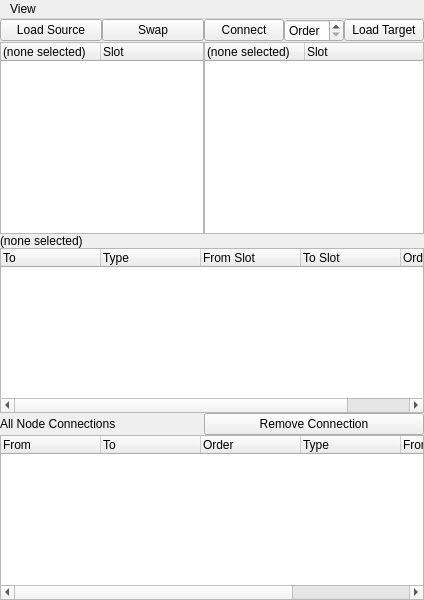
<?xml version="1.0" encoding="UTF-8"?>
<ui version="4.0">
 <class>NEConnectionInspector</class>
 <widget class="QMainWindow" name="NEConnectionInspector">
  <property name="geometry">
   <rect>
    <x>0</x>
    <y>0</y>
    <width>424</width>
    <height>600</height>
   </rect>
  </property>
  <property name="windowTitle">
   <string>Connection Inspector - (Node-Node)</string>
  </property>
  <property name="windowIcon">
   <iconset resource="../../neutrino.qrc">
    <normaloff>:/Neutrino/Resources/16_32/connectionInspector_16.png</normaloff>:/Neutrino/Resources/16_32/connectionInspector_16.png</iconset>
  </property>
  <widget class="QWidget" name="centralwidget">
   <layout class="QGridLayout" name="gridLayout">
    <property name="leftMargin">
     <number>0</number>
    </property>
    <property name="topMargin">
     <number>0</number>
    </property>
    <property name="rightMargin">
     <number>0</number>
    </property>
    <property name="bottomMargin">
     <number>0</number>
    </property>
    <property name="spacing">
     <number>0</number>
    </property>
    <item row="1" column="0">
     <widget class="QStackedWidget" name="stackedWidget">
      <property name="currentIndex">
       <number>0</number>
      </property>
      <widget class="QWidget" name="nodeConnectionsPage">
       <layout class="QGridLayout" name="gridLayout_3">
        <property name="leftMargin">
         <number>0</number>
        </property>
        <property name="topMargin">
         <number>0</number>
        </property>
        <property name="rightMargin">
         <number>0</number>
        </property>
        <property name="bottomMargin">
         <number>0</number>
        </property>
        <property name="spacing">
         <number>0</number>
        </property>
        <item row="4" column="2" colspan="3">
         <widget class="QPushButton" name="removeNodeConnectionButton">
          <property name="text">
           <string>Remove Connection</string>
          </property>
         </widget>
        </item>
        <item row="4" column="0" colspan="2">
         <widget class="QLabel" name="allNodeConnectionsLabel">
          <property name="text">
           <string>All Node Connections</string>
          </property>
         </widget>
        </item>
        <item row="5" column="0" colspan="5">
         <widget class="QTreeWidget" name="allNodeConnectionsTable">
          <property name="sizeAdjustPolicy">
           <enum>QAbstractScrollArea::AdjustToContents</enum>
          </property>
          <property name="indentation">
           <number>10</number>
          </property>
          <property name="animated">
           <bool>true</bool>
          </property>
          <property name="allColumnsShowFocus">
           <bool>true</bool>
          </property>
          <property name="columnCount">
           <number>6</number>
          </property>
          <attribute name="headerCascadingSectionResizes">
           <bool>true</bool>
          </attribute>
          <attribute name="headerMinimumSectionSize">
           <number>33</number>
          </attribute>
          <column>
           <property name="text">
            <string>From</string>
           </property>
          </column>
          <column>
           <property name="text">
            <string notr="true">To</string>
           </property>
          </column>
          <column>
           <property name="text">
            <string notr="true">Order</string>
           </property>
          </column>
          <column>
           <property name="text">
            <string notr="true">Type</string>
           </property>
          </column>
          <column>
           <property name="text">
            <string>From Slot</string>
           </property>
          </column>
          <column>
           <property name="text">
            <string>To Slot</string>
           </property>
          </column>
         </widget>
        </item>
        <item row="0" column="1">
         <widget class="QPushButton" name="swapNodesButton">
          <property name="text">
           <string>Swap</string>
          </property>
         </widget>
        </item>
        <item row="0" column="0">
         <widget class="QPushButton" name="loadSourceNodeConnsButton">
          <property name="text">
           <string>Load Source</string>
          </property>
         </widget>
        </item>
        <item row="0" column="2">
         <widget class="QPushButton" name="connectNodesButton">
          <property name="text">
           <string>Connect</string>
          </property>
         </widget>
        </item>
        <item row="0" column="4">
         <widget class="QPushButton" name="loadTargetNodeConnsButton">
          <property name="text">
           <string>Load Target</string>
          </property>
         </widget>
        </item>
        <item row="1" column="0" colspan="2">
         <widget class="QTreeWidget" name="sourceNodeOutputsTable">
          <property name="indentation">
           <number>10</number>
          </property>
          <property name="animated">
           <bool>true</bool>
          </property>
          <column>
           <property name="text">
            <string>(none selected)</string>
           </property>
          </column>
          <column>
           <property name="text">
            <string>Slot</string>
           </property>
          </column>
         </widget>
        </item>
        <item row="1" column="2" colspan="3">
         <widget class="QTreeWidget" name="targetNodeInputsTable">
          <property name="indentation">
           <number>10</number>
          </property>
          <property name="animated">
           <bool>true</bool>
          </property>
          <column>
           <property name="text">
            <string>(none selected)</string>
           </property>
          </column>
          <column>
           <property name="text">
            <string>Slot</string>
           </property>
          </column>
         </widget>
        </item>
        <item row="2" column="0" colspan="2">
         <widget class="QLabel" name="nodeConnectionsLabel">
          <property name="text">
           <string>(none selected)</string>
          </property>
         </widget>
        </item>
        <item row="3" column="0" colspan="5">
         <widget class="QTreeWidget" name="connectedNodesTable">
          <property name="sizeAdjustPolicy">
           <enum>QAbstractScrollArea::AdjustToContentsOnFirstShow</enum>
          </property>
          <property name="indentation">
           <number>10</number>
          </property>
          <property name="animated">
           <bool>true</bool>
          </property>
          <property name="allColumnsShowFocus">
           <bool>true</bool>
          </property>
          <property name="columnCount">
           <number>5</number>
          </property>
          <column>
           <property name="text">
            <string>To</string>
           </property>
          </column>
          <column>
           <property name="text">
            <string notr="true">Type</string>
           </property>
          </column>
          <column>
           <property name="text">
            <string>From Slot</string>
           </property>
          </column>
          <column>
           <property name="text">
            <string>To Slot</string>
           </property>
          </column>
          <column>
           <property name="text">
            <string>Order</string>
           </property>
          </column>
         </widget>
        </item>
        <item row="0" column="3">
         <widget class="QSpinBox" name="orderSpinBox1">
          <property name="specialValueText">
           <string>Order</string>
          </property>
          <property name="maximum">
           <number>999</number>
          </property>
         </widget>
        </item>
       </layout>
      </widget>
      <widget class="QWidget" name="propertyConnectionsPage">
       <layout class="QGridLayout" name="gridLayout_2">
        <property name="leftMargin">
         <number>0</number>
        </property>
        <property name="topMargin">
         <number>0</number>
        </property>
        <property name="rightMargin">
         <number>0</number>
        </property>
        <property name="bottomMargin">
         <number>0</number>
        </property>
        <property name="spacing">
         <number>0</number>
        </property>
        <item row="0" column="2">
         <widget class="QPushButton" name="connectPropertiesButton">
          <property name="text">
           <string>Connect</string>
          </property>
         </widget>
        </item>
        <item row="0" column="0">
         <widget class="QPushButton" name="loadSourcePropertiesButton">
          <property name="text">
           <string>Load Source</string>
          </property>
         </widget>
        </item>
        <item row="0" column="1">
         <widget class="QPushButton" name="swapPropertiesButton">
          <property name="text">
           <string>Swap</string>
          </property>
         </widget>
        </item>
        <item row="1" column="0" colspan="2">
         <widget class="QTreeWidget" name="sourcePropsTable">
          <property name="indentation">
           <number>10</number>
          </property>
          <property name="animated">
           <bool>true</bool>
          </property>
          <column>
           <property name="text">
            <string>(none selected)</string>
           </property>
          </column>
         </widget>
        </item>
        <item row="0" column="4">
         <widget class="QPushButton" name="loadTargetPropertiesButton">
          <property name="text">
           <string>Load Target</string>
          </property>
         </widget>
        </item>
        <item row="2" column="2" colspan="3">
         <widget class="QPushButton" name="savePropertyExpressionButton">
          <property name="text">
           <string>Save Expression</string>
          </property>
         </widget>
        </item>
        <item row="4" column="0" colspan="2">
         <widget class="QLabel" name="propertyConnectionsLabel">
          <property name="text">
           <string>(none selected)</string>
          </property>
         </widget>
        </item>
        <item row="6" column="0" colspan="2">
         <widget class="QLabel" name="allPropertyConnectionsLabel">
          <property name="text">
           <string>All Property Connections</string>
          </property>
         </widget>
        </item>
        <item row="5" column="0" colspan="5">
         <widget class="QTreeWidget" name="connectedPropsTable">
          <property name="sizeAdjustPolicy">
           <enum>QAbstractScrollArea::AdjustToContentsOnFirstShow</enum>
          </property>
          <property name="indentation">
           <number>10</number>
          </property>
          <property name="animated">
           <bool>true</bool>
          </property>
          <property name="allColumnsShowFocus">
           <bool>true</bool>
          </property>
          <property name="columnCount">
           <number>2</number>
          </property>
          <column>
           <property name="text">
            <string>To</string>
           </property>
          </column>
          <column>
           <property name="text">
            <string notr="true">Type</string>
           </property>
          </column>
         </widget>
        </item>
        <item row="7" column="0" colspan="5">
         <widget class="QTreeWidget" name="allPropertyConnectionsTable">
          <property name="sizeAdjustPolicy">
           <enum>QAbstractScrollArea::AdjustToContents</enum>
          </property>
          <property name="indentation">
           <number>10</number>
          </property>
          <property name="animated">
           <bool>true</bool>
          </property>
          <property name="allColumnsShowFocus">
           <bool>true</bool>
          </property>
          <property name="columnCount">
           <number>3</number>
          </property>
          <attribute name="headerCascadingSectionResizes">
           <bool>true</bool>
          </attribute>
          <attribute name="headerMinimumSectionSize">
           <number>33</number>
          </attribute>
          <column>
           <property name="text">
            <string>From</string>
           </property>
          </column>
          <column>
           <property name="text">
            <string notr="true">To</string>
           </property>
          </column>
          <column>
           <property name="text">
            <string notr="true">Type</string>
           </property>
          </column>
         </widget>
        </item>
        <item row="1" column="2" colspan="3">
         <widget class="QTreeWidget" name="targetPropsTable">
          <property name="indentation">
           <number>10</number>
          </property>
          <property name="animated">
           <bool>true</bool>
          </property>
          <column>
           <property name="text">
            <string>(none selected)</string>
           </property>
          </column>
         </widget>
        </item>
        <item row="3" column="0" colspan="5">
         <widget class="NEPythonInput" name="propertyExpressionEdit"/>
        </item>
        <item row="6" column="2" colspan="3">
         <widget class="QPushButton" name="removePropertyConnectionButton">
          <property name="text">
           <string>Remove Connection</string>
          </property>
         </widget>
        </item>
        <item row="2" column="0" colspan="2">
         <widget class="QLabel" name="propertyConnectionExpLabel">
          <property name="text">
           <string>Connection Expression</string>
          </property>
          <property name="alignment">
           <set>Qt::AlignCenter</set>
          </property>
         </widget>
        </item>
        <item row="0" column="3">
         <widget class="QSpinBox" name="orderSpinBox2">
          <property name="specialValueText">
           <string>Order</string>
          </property>
          <property name="maximum">
           <number>999</number>
          </property>
         </widget>
        </item>
       </layout>
      </widget>
      <widget class="QWidget" name="propertyCallbacksPage">
       <layout class="QGridLayout" name="gridLayout_6">
        <property name="leftMargin">
         <number>0</number>
        </property>
        <property name="topMargin">
         <number>0</number>
        </property>
        <property name="rightMargin">
         <number>0</number>
        </property>
        <property name="bottomMargin">
         <number>0</number>
        </property>
        <property name="spacing">
         <number>0</number>
        </property>
        <item row="4" column="1">
         <widget class="QPushButton" name="removeCallbackExpressionButton">
          <property name="text">
           <string>Remove Expression</string>
          </property>
         </widget>
        </item>
        <item row="2" column="0">
         <widget class="QLabel" name="callbackExpressionLabel">
          <property name="text">
           <string>Callback Expression</string>
          </property>
          <property name="alignment">
           <set>Qt::AlignCenter</set>
          </property>
         </widget>
        </item>
        <item row="4" column="0">
         <widget class="QLabel" name="allCallbacksLabel">
          <property name="text">
           <string>All Callback Expressions</string>
          </property>
         </widget>
        </item>
        <item row="2" column="1">
         <widget class="QPushButton" name="saveCallbackExpressionButton">
          <property name="text">
           <string>Save Expression</string>
          </property>
         </widget>
        </item>
        <item row="0" column="0" colspan="2">
         <widget class="QPushButton" name="loadNodePropertiesButton">
          <property name="text">
           <string>Load Node</string>
          </property>
         </widget>
        </item>
        <item row="3" column="0" colspan="2">
         <widget class="NEPythonInput" name="callbackExpressionEdit"/>
        </item>
        <item row="5" column="0" colspan="2">
         <widget class="QTreeWidget" name="allCallbackExpressionsTable">
          <property name="sizeAdjustPolicy">
           <enum>QAbstractScrollArea::AdjustToContents</enum>
          </property>
          <property name="indentation">
           <number>10</number>
          </property>
          <property name="animated">
           <bool>true</bool>
          </property>
          <property name="allColumnsShowFocus">
           <bool>true</bool>
          </property>
          <property name="columnCount">
           <number>2</number>
          </property>
          <attribute name="headerCascadingSectionResizes">
           <bool>true</bool>
          </attribute>
          <attribute name="headerMinimumSectionSize">
           <number>33</number>
          </attribute>
          <column>
           <property name="text">
            <string>Node Property</string>
           </property>
          </column>
          <column>
           <property name="text">
            <string notr="true">Expression</string>
           </property>
          </column>
         </widget>
        </item>
        <item row="1" column="0">
         <widget class="QTreeWidget" name="nodePropsTable">
          <property name="indentation">
           <number>10</number>
          </property>
          <property name="animated">
           <bool>true</bool>
          </property>
          <column>
           <property name="text">
            <string>(none selected)</string>
           </property>
          </column>
         </widget>
        </item>
        <item row="1" column="1">
         <widget class="QTreeWidget" name="activeNodeCallbacksTree">
          <property name="indentation">
           <number>10</number>
          </property>
          <property name="animated">
           <bool>true</bool>
          </property>
          <column>
           <property name="text">
            <string>Properties with Callback</string>
           </property>
          </column>
         </widget>
        </item>
       </layout>
      </widget>
      <widget class="QWidget" name="internalConnectionsPage">
       <layout class="QGridLayout" name="gridLayout_7">
        <property name="leftMargin">
         <number>0</number>
        </property>
        <property name="topMargin">
         <number>0</number>
        </property>
        <property name="rightMargin">
         <number>0</number>
        </property>
        <property name="bottomMargin">
         <number>0</number>
        </property>
        <property name="spacing">
         <number>0</number>
        </property>
        <item row="3" column="0">
         <widget class="QLabel" name="incomingInternalConnsLabel">
          <property name="text">
           <string>Incoming Internal Connections</string>
          </property>
         </widget>
        </item>
        <item row="5" column="0">
         <widget class="QLabel" name="allInternalConnsLabel">
          <property name="text">
           <string>All Internal Connections</string>
          </property>
         </widget>
        </item>
        <item row="2" column="0">
         <widget class="QTreeWidget" name="outgoingInternalConnsTree">
          <property name="indentation">
           <number>10</number>
          </property>
          <property name="animated">
           <bool>true</bool>
          </property>
          <property name="allColumnsShowFocus">
           <bool>true</bool>
          </property>
          <column>
           <property name="text">
            <string>From</string>
           </property>
          </column>
          <column>
           <property name="text">
            <string>Signal</string>
           </property>
          </column>
          <column>
           <property name="text">
            <string>To</string>
           </property>
          </column>
          <column>
           <property name="text">
            <string>Signal/Slot</string>
           </property>
          </column>
         </widget>
        </item>
        <item row="4" column="0" colspan="2">
         <widget class="QTreeWidget" name="incomingInternalConnsTree">
          <property name="sizeAdjustPolicy">
           <enum>QAbstractScrollArea::AdjustToContentsOnFirstShow</enum>
          </property>
          <property name="indentation">
           <number>10</number>
          </property>
          <property name="animated">
           <bool>true</bool>
          </property>
          <property name="allColumnsShowFocus">
           <bool>true</bool>
          </property>
          <property name="columnCount">
           <number>4</number>
          </property>
          <column>
           <property name="text">
            <string>From</string>
           </property>
          </column>
          <column>
           <property name="text">
            <string notr="true">Signal</string>
           </property>
          </column>
          <column>
           <property name="text">
            <string>To</string>
           </property>
          </column>
          <column>
           <property name="text">
            <string>Signal/Slot</string>
           </property>
          </column>
         </widget>
        </item>
        <item row="6" column="0" colspan="2">
         <widget class="QTreeWidget" name="allInternalConnsTree">
          <property name="sizeAdjustPolicy">
           <enum>QAbstractScrollArea::AdjustToContents</enum>
          </property>
          <property name="indentation">
           <number>10</number>
          </property>
          <property name="animated">
           <bool>true</bool>
          </property>
          <property name="allColumnsShowFocus">
           <bool>true</bool>
          </property>
          <property name="columnCount">
           <number>4</number>
          </property>
          <attribute name="headerCascadingSectionResizes">
           <bool>true</bool>
          </attribute>
          <attribute name="headerMinimumSectionSize">
           <number>33</number>
          </attribute>
          <column>
           <property name="text">
            <string>From</string>
           </property>
          </column>
          <column>
           <property name="text">
            <string notr="true">Signal</string>
           </property>
          </column>
          <column>
           <property name="text">
            <string notr="true">To</string>
           </property>
          </column>
          <column>
           <property name="text">
            <string>Signal/Slot</string>
           </property>
          </column>
         </widget>
        </item>
        <item row="0" column="0" colspan="2">
         <widget class="QPushButton" name="loadNodeButton">
          <property name="text">
           <string>Load Node</string>
          </property>
         </widget>
        </item>
        <item row="1" column="0">
         <widget class="QLabel" name="outgoingInternalConnsLabel">
          <property name="text">
           <string>Outgoing Internal Connections</string>
          </property>
         </widget>
        </item>
       </layout>
      </widget>
     </widget>
    </item>
   </layout>
  </widget>
  <widget class="NEMenuBar" name="menubar">
   <property name="geometry">
    <rect>
     <x>0</x>
     <y>0</y>
     <width>424</width>
     <height>29</height>
    </rect>
   </property>
   <property name="nativeMenuBar">
    <bool>false</bool>
   </property>
   <widget class="QMenu" name="menuView">
    <property name="title">
     <string>View</string>
    </property>
    <addaction name="actionNode_connections"/>
    <addaction name="actionProperty_connections"/>
    <addaction name="actionProperty_callbacks"/>
    <addaction name="actionInternal_connections"/>
   </widget>
   <addaction name="menuView"/>
  </widget>
  <action name="actionNode_connections">
   <property name="checkable">
    <bool>true</bool>
   </property>
   <property name="checked">
    <bool>true</bool>
   </property>
   <property name="text">
    <string>Node connections</string>
   </property>
  </action>
  <action name="actionProperty_connections">
   <property name="checkable">
    <bool>true</bool>
   </property>
   <property name="text">
    <string>Property connections</string>
   </property>
  </action>
  <action name="actionProperty_callbacks">
   <property name="checkable">
    <bool>true</bool>
   </property>
   <property name="text">
    <string>Property callbacks</string>
   </property>
  </action>
  <action name="actionInternal_connections">
   <property name="checkable">
    <bool>true</bool>
   </property>
   <property name="text">
    <string>Internal connections</string>
   </property>
  </action>
 </widget>
 <customwidgets>
  <customwidget>
   <class>NEMenuBar</class>
   <extends>QMenuBar</extends>
   <header>Widgets/MenuBar/NEMenuBar.h</header>
  </customwidget>
  <customwidget>
   <class>NEPythonInput</class>
   <extends>QPlainTextEdit</extends>
   <header>Widgets/PythonInput/NEPythonInput.h</header>
  </customwidget>
 </customwidgets>
 <resources>
  <include location="../../neutrino.qrc"/>
 </resources>
 <connections/>
</ui>
